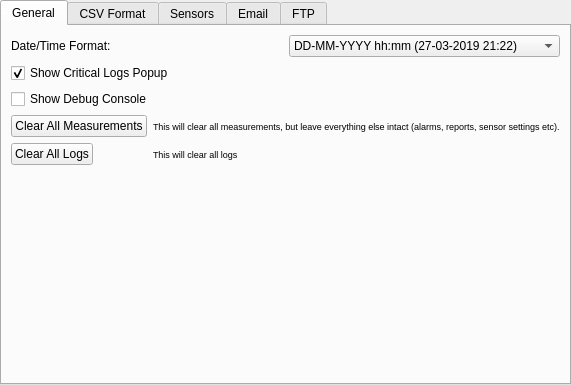
<?xml version="1.0" encoding="UTF-8"?>
<ui version="4.0">
 <class>SettingsWidget</class>
 <widget class="QWidget" name="SettingsWidget">
  <property name="geometry">
   <rect>
    <x>0</x>
    <y>0</y>
    <width>527</width>
    <height>385</height>
   </rect>
  </property>
  <property name="windowTitle">
   <string>Form</string>
  </property>
  <layout class="QVBoxLayout" name="verticalLayout">
   <property name="leftMargin">
    <number>0</number>
   </property>
   <property name="topMargin">
    <number>0</number>
   </property>
   <property name="rightMargin">
    <number>0</number>
   </property>
   <property name="bottomMargin">
    <number>0</number>
   </property>
   <item>
    <widget class="QTabWidget" name="tabWidget">
     <property name="currentIndex">
      <number>0</number>
     </property>
     <widget class="QWidget" name="generalTab">
      <attribute name="icon">
       <iconset resource="../res/res.qrc">
        <normaloff>:/icons/ui/setup.png</normaloff>:/icons/ui/setup.png</iconset>
      </attribute>
      <attribute name="title">
       <string>General</string>
      </attribute>
      <layout class="QGridLayout" name="gridLayout_3">
       <item row="0" column="1">
        <widget class="QComboBox" name="dateTimeFormat">
         <item>
          <property name="text">
           <string>DD-MM-YYYY hh:mm (27-03-2019 21:22)</string>
          </property>
         </item>
         <item>
          <property name="text">
           <string>YYYY/MM/DD hh:mm (2019/03/27 21:22)</string>
          </property>
         </item>
         <item>
          <property name="text">
           <string>YYYY-MM-DD hh:mm (2019-03-27 21:22)</string>
          </property>
         </item>
         <item>
          <property name="text">
           <string>MM/DD/YYYY hh:mm (03/27/2019 21:22)</string>
          </property>
         </item>
        </widget>
       </item>
       <item row="0" column="0">
        <widget class="QLabel" name="label_28">
         <property name="text">
          <string>Date/Time Format:</string>
         </property>
        </widget>
       </item>
       <item row="3" column="0" colspan="2">
        <widget class="QWidget" name="clearDataSection" native="true">
         <layout class="QFormLayout" name="formLayout_3">
          <property name="leftMargin">
           <number>0</number>
          </property>
          <property name="topMargin">
           <number>0</number>
          </property>
          <property name="rightMargin">
           <number>0</number>
          </property>
          <property name="bottomMargin">
           <number>0</number>
          </property>
          <item row="0" column="0">
           <widget class="QPushButton" name="clearMeasurements">
            <property name="text">
             <string>Clear All Measurements</string>
            </property>
           </widget>
          </item>
          <item row="0" column="1">
           <widget class="QLabel" name="label_31">
            <property name="font">
             <font>
              <pointsize>7</pointsize>
             </font>
            </property>
            <property name="text">
             <string>This will clear all measurements, but leave everything else intact (alarms, reports, sensor settings etc).</string>
            </property>
           </widget>
          </item>
          <item row="1" column="0">
           <widget class="QPushButton" name="clearLogs">
            <property name="text">
             <string>Clear All Logs</string>
            </property>
           </widget>
          </item>
          <item row="1" column="1">
           <widget class="QLabel" name="label_32">
            <property name="font">
             <font>
              <pointsize>7</pointsize>
             </font>
            </property>
            <property name="text">
             <string>This will clear all logs</string>
            </property>
           </widget>
          </item>
         </layout>
        </widget>
       </item>
       <item row="1" column="0">
        <widget class="QCheckBox" name="showCriticalLogsPopup">
         <property name="text">
          <string>Show Critical Logs Popup</string>
         </property>
         <property name="checked">
          <bool>true</bool>
         </property>
        </widget>
       </item>
       <item row="4" column="0">
        <spacer name="verticalSpacer_4">
         <property name="orientation">
          <enum>Qt::Vertical</enum>
         </property>
         <property name="sizeHint" stdset="0">
          <size>
           <width>20</width>
           <height>40</height>
          </size>
         </property>
        </spacer>
       </item>
       <item row="2" column="0" colspan="2">
        <widget class="QCheckBox" name="showDebugConsole">
         <property name="text">
          <string>Show Debug Console</string>
         </property>
        </widget>
       </item>
      </layout>
     </widget>
     <widget class="CsvSettingsWidget" name="csvTab">
      <attribute name="icon">
       <iconset resource="../res/res.qrc">
        <normaloff>:/icons/ui/export.png</normaloff>:/icons/ui/export.png</iconset>
      </attribute>
      <attribute name="title">
       <string>CSV Format</string>
      </attribute>
      <layout class="QVBoxLayout" name="verticalLayout_2">
       <property name="leftMargin">
        <number>6</number>
       </property>
       <property name="topMargin">
        <number>6</number>
       </property>
       <property name="rightMargin">
        <number>6</number>
       </property>
       <property name="bottomMargin">
        <number>6</number>
       </property>
      </layout>
     </widget>
     <widget class="QWidget" name="sensorsTab">
      <attribute name="icon">
       <iconset resource="../res/res.qrc">
        <normaloff>:/icons/ui/sensor.png</normaloff>:/icons/ui/sensor.png</iconset>
      </attribute>
      <attribute name="title">
       <string>Sensors</string>
      </attribute>
      <layout class="QVBoxLayout" name="verticalLayout_12">
       <property name="spacing">
        <number>2</number>
       </property>
       <property name="leftMargin">
        <number>4</number>
       </property>
       <property name="topMargin">
        <number>4</number>
       </property>
       <property name="rightMargin">
        <number>4</number>
       </property>
       <property name="bottomMargin">
        <number>4</number>
       </property>
       <item>
        <widget class="QWidget" name="widget_7" native="true">
         <layout class="QHBoxLayout" name="horizontalLayout">
          <property name="leftMargin">
           <number>0</number>
          </property>
          <property name="topMargin">
           <number>0</number>
          </property>
          <property name="rightMargin">
           <number>0</number>
          </property>
          <property name="bottomMargin">
           <number>0</number>
          </property>
          <item>
           <widget class="QWidget" name="widget_6" native="true">
            <property name="sizePolicy">
             <sizepolicy hsizetype="MinimumExpanding" vsizetype="Preferred">
              <horstretch>0</horstretch>
              <verstretch>0</verstretch>
             </sizepolicy>
            </property>
            <layout class="QFormLayout" name="formLayout_5">
             <property name="verticalSpacing">
              <number>6</number>
             </property>
             <item row="0" column="0">
              <widget class="QLabel" name="label_6">
               <property name="text">
                <string>Measurement Period</string>
               </property>
              </widget>
             </item>
             <item row="0" column="1">
              <widget class="QDoubleSpinBox" name="sensorsMeasurementPeriod">
               <property name="suffix">
                <string> minutes</string>
               </property>
               <property name="decimals">
                <number>1</number>
               </property>
               <property name="minimum">
                <double>0.100000000000000</double>
               </property>
               <property name="value">
                <double>5.000000000000000</double>
               </property>
              </widget>
             </item>
             <item row="1" column="0">
              <widget class="QLabel" name="label_7">
               <property name="text">
                <string>Comms Period</string>
               </property>
              </widget>
             </item>
             <item row="1" column="1">
              <widget class="QDoubleSpinBox" name="sensorsCommsPeriod">
               <property name="suffix">
                <string> minutes</string>
               </property>
               <property name="decimals">
                <number>1</number>
               </property>
               <property name="minimum">
                <double>0.100000000000000</double>
               </property>
               <property name="value">
                <double>15.000000000000000</double>
               </property>
              </widget>
             </item>
             <item row="4" column="0">
              <widget class="QLabel" name="label_9">
               <property name="text">
                <string>Actual Comms Period</string>
               </property>
              </widget>
             </item>
             <item row="5" column="0" colspan="2">
              <widget class="QLabel" name="label_16">
               <property name="font">
                <font>
                 <pointsize>7</pointsize>
                </font>
               </property>
               <property name="text">
                <string>The actual comms period takes into account the number or sensors so that each sensor has about 10 seconds of time to communicate. It can result in comms periods larger that the one configured.</string>
               </property>
               <property name="wordWrap">
                <bool>true</bool>
               </property>
              </widget>
             </item>
             <item row="7" column="0">
              <widget class="QLabel" name="label_15">
               <property name="text">
                <string>Transmission Power</string>
               </property>
              </widget>
             </item>
             <item row="7" column="1">
              <widget class="QSpinBox" name="radioPower">
               <property name="suffix">
                <string> dBm</string>
               </property>
               <property name="minimum">
                <number>-3</number>
               </property>
               <property name="maximum">
                <number>17</number>
               </property>
               <property name="value">
                <number>10</number>
               </property>
              </widget>
             </item>
             <item row="8" column="0" colspan="2">
              <widget class="QLabel" name="label_18">
               <property name="font">
                <font>
                 <pointsize>7</pointsize>
                </font>
               </property>
               <property name="text">
                <string>Transmission Power severy affects the sensor battery life and range. Every 6 dBm roughly double the line-of-sight range. Walls and obstacles reduce the range significantly.</string>
               </property>
               <property name="wordWrap">
                <bool>true</bool>
               </property>
              </widget>
             </item>
             <item row="4" column="1">
              <widget class="QLabel" name="sensorsComputedCommsPeriod">
               <property name="text">
                <string>1.0</string>
               </property>
              </widget>
             </item>
             <item row="10" column="0">
              <widget class="QLabel" name="label_29">
               <property name="text">
                <string>Retries</string>
               </property>
              </widget>
             </item>
             <item row="10" column="1">
              <widget class="QSpinBox" name="retries">
               <property name="minimum">
                <number>1</number>
               </property>
               <property name="maximum">
                <number>10</number>
               </property>
               <property name="value">
                <number>2</number>
               </property>
              </widget>
             </item>
             <item row="11" column="0" colspan="2">
              <widget class="QLabel" name="label_30">
               <property name="font">
                <font>
                 <pointsize>7</pointsize>
                </font>
               </property>
               <property name="text">
                <string>How many times does the sensor try to reach the base station. Use more if you get blackouts often. Note: this will edcrease battery life if there is interference, as the sensor will communicate more.</string>
               </property>
               <property name="wordWrap">
                <bool>true</bool>
               </property>
              </widget>
             </item>
             <item row="9" column="0" colspan="2">
              <spacer name="verticalSpacer_5">
               <property name="orientation">
                <enum>Qt::Vertical</enum>
               </property>
               <property name="sizeHint" stdset="0">
                <size>
                 <width>10</width>
                 <height>4</height>
                </size>
               </property>
              </spacer>
             </item>
             <item row="6" column="0" colspan="2">
              <spacer name="verticalSpacer_6">
               <property name="orientation">
                <enum>Qt::Vertical</enum>
               </property>
               <property name="sizeHint" stdset="0">
                <size>
                 <width>10</width>
                 <height>4</height>
                </size>
               </property>
              </spacer>
             </item>
             <item row="2" column="0" colspan="2">
              <spacer name="verticalSpacer_7">
               <property name="orientation">
                <enum>Qt::Vertical</enum>
               </property>
               <property name="sizeHint" stdset="0">
                <size>
                 <width>10</width>
                 <height>4</height>
                </size>
               </property>
              </spacer>
             </item>
            </layout>
           </widget>
          </item>
          <item>
           <widget class="QWidget" name="widget_3" native="true">
            <property name="sizePolicy">
             <sizepolicy hsizetype="MinimumExpanding" vsizetype="Preferred">
              <horstretch>0</horstretch>
              <verstretch>0</verstretch>
             </sizepolicy>
            </property>
            <layout class="QFormLayout" name="formLayout">
             <item row="0" column="0">
              <widget class="QLabel" name="label_23">
               <property name="text">
                <string>Battery Capacity:</string>
               </property>
              </widget>
             </item>
             <item row="0" column="1">
              <widget class="QSpinBox" name="batteryCapacity">
               <property name="suffix">
                <string> mAh</string>
               </property>
               <property name="minimum">
                <number>100</number>
               </property>
               <property name="maximum">
                <number>3000</number>
               </property>
               <property name="value">
                <number>1300</number>
               </property>
              </widget>
             </item>
             <item row="1" column="0">
              <widget class="QLabel" name="label_17">
               <property name="text">
                <string>Estimated Battery Life:</string>
               </property>
              </widget>
             </item>
             <item row="1" column="1">
              <widget class="QLabel" name="batteryLife">
               <property name="text">
                <string>1 day</string>
               </property>
              </widget>
             </item>
             <item row="2" column="0" colspan="2">
              <widget class="QLabel" name="label_20">
               <property name="font">
                <font>
                 <pointsize>7</pointsize>
                </font>
               </property>
               <property name="text">
                <string>Note #1: The battery life is an estimation based on the current settings (Actual Comms Period, Measurement Period &amp; Transmission Power).</string>
               </property>
               <property name="wordWrap">
                <bool>true</bool>
               </property>
              </widget>
             </item>
             <item row="3" column="0" colspan="2">
              <widget class="QLabel" name="label_21">
               <property name="font">
                <font>
                 <pointsize>7</pointsize>
                </font>
               </property>
               <property name="text">
                <string>Note #2: Battery capacity varies a lot with temperature: low temperatures reduce the battery capacity.</string>
               </property>
               <property name="wordWrap">
                <bool>true</bool>
               </property>
              </widget>
             </item>
             <item row="4" column="0" colspan="2">
              <widget class="QLabel" name="label_22">
               <property name="font">
                <font>
                 <pointsize>7</pointsize>
                </font>
               </property>
               <property name="text">
                <string>Note #3: Check the datasheet of your battery to find out the capacity and enter that value in the box above for more accurate estimations.</string>
               </property>
               <property name="wordWrap">
                <bool>true</bool>
               </property>
              </widget>
             </item>
             <item row="5" column="0" colspan="2">
              <spacer name="verticalSpacer">
               <property name="orientation">
                <enum>Qt::Vertical</enum>
               </property>
               <property name="sizeHint" stdset="0">
                <size>
                 <width>20</width>
                 <height>40</height>
                </size>
               </property>
              </spacer>
             </item>
            </layout>
           </widget>
          </item>
         </layout>
        </widget>
       </item>
       <item>
        <widget class="QWidget" name="widget_9" native="true">
         <layout class="QFormLayout" name="formLayout_2">
          <item row="0" column="0">
           <widget class="QWidget" name="widget_10" native="true">
            <layout class="QHBoxLayout" name="horizontalLayout_6">
             <property name="leftMargin">
              <number>0</number>
             </property>
             <property name="topMargin">
              <number>0</number>
             </property>
             <property name="rightMargin">
              <number>0</number>
             </property>
             <property name="bottomMargin">
              <number>0</number>
             </property>
             <item>
              <widget class="QLabel" name="batteryIcon">
               <property name="text">
                <string/>
               </property>
              </widget>
             </item>
             <item>
              <widget class="QLabel" name="label_25">
               <property name="text">
                <string>Battery Alert Threshold:</string>
               </property>
              </widget>
             </item>
            </layout>
           </widget>
          </item>
          <item row="0" column="1">
           <widget class="QDoubleSpinBox" name="batteryAlertThreshold">
            <property name="suffix">
             <string>%</string>
            </property>
            <property name="decimals">
             <number>1</number>
            </property>
            <property name="maximum">
             <double>80.000000000000000</double>
            </property>
            <property name="value">
             <double>10.000000000000000</double>
            </property>
           </widget>
          </item>
          <item row="2" column="0">
           <widget class="QWidget" name="widget_11" native="true">
            <layout class="QHBoxLayout" name="horizontalLayout_7">
             <property name="leftMargin">
              <number>0</number>
             </property>
             <property name="topMargin">
              <number>0</number>
             </property>
             <property name="rightMargin">
              <number>0</number>
             </property>
             <property name="bottomMargin">
              <number>0</number>
             </property>
             <item>
              <widget class="QLabel" name="signalStrengthIcon">
               <property name="text">
                <string/>
               </property>
              </widget>
             </item>
             <item>
              <widget class="QLabel" name="label_27">
               <property name="text">
                <string>Signal Strength Alert Threshold:</string>
               </property>
              </widget>
             </item>
            </layout>
           </widget>
          </item>
          <item row="2" column="1">
           <widget class="QDoubleSpinBox" name="signalStrengthAlertThreshold">
            <property name="suffix">
             <string>%</string>
            </property>
            <property name="decimals">
             <number>1</number>
            </property>
            <property name="maximum">
             <double>80.000000000000000</double>
            </property>
            <property name="value">
             <double>10.000000000000000</double>
            </property>
           </widget>
          </item>
          <item row="1" column="0" colspan="2">
           <widget class="QLabel" name="label_24">
            <property name="font">
             <font>
              <pointsize>7</pointsize>
             </font>
            </property>
            <property name="text">
             <string>Alarms will be triggered when the battery level drops under tis percentage.</string>
            </property>
           </widget>
          </item>
          <item row="3" column="0" colspan="2">
           <widget class="QLabel" name="label_26">
            <property name="font">
             <font>
              <pointsize>7</pointsize>
             </font>
            </property>
            <property name="text">
             <string>Alarms will be triggered when the average sensor signal strength drops under this percentage.</string>
            </property>
           </widget>
          </item>
         </layout>
        </widget>
       </item>
      </layout>
     </widget>
     <widget class="QWidget" name="emailTab">
      <attribute name="icon">
       <iconset resource="../res/res.qrc">
        <normaloff>:/icons/ui/email.png</normaloff>:/icons/ui/email.png</iconset>
      </attribute>
      <attribute name="title">
       <string>Email</string>
      </attribute>
      <layout class="QVBoxLayout" name="verticalLayout_7">
       <property name="spacing">
        <number>2</number>
       </property>
       <property name="leftMargin">
        <number>4</number>
       </property>
       <property name="topMargin">
        <number>4</number>
       </property>
       <property name="rightMargin">
        <number>4</number>
       </property>
       <property name="bottomMargin">
        <number>4</number>
       </property>
       <item>
        <widget class="QWidget" name="widget" native="true">
         <layout class="QGridLayout" name="gridLayout_2">
          <property name="verticalSpacing">
           <number>6</number>
          </property>
          <item row="1" column="0">
           <widget class="QLabel" name="label">
            <property name="text">
             <string>SMTP server address:</string>
            </property>
           </widget>
          </item>
          <item row="6" column="1" colspan="3">
           <widget class="QListWidget" name="emailRecipientList"/>
          </item>
          <item row="2" column="3">
           <widget class="QComboBox" name="emailConnection">
            <property name="currentIndex">
             <number>0</number>
            </property>
            <item>
             <property name="text">
              <string>SSL</string>
             </property>
            </item>
            <item>
             <property name="text">
              <string>TLS</string>
             </property>
            </item>
            <item>
             <property name="text">
              <string>Standard (Unencrypted)</string>
             </property>
            </item>
           </widget>
          </item>
          <item row="1" column="1" colspan="3">
           <widget class="QLineEdit" name="emailHost">
            <property name="text">
             <string/>
            </property>
            <property name="placeholderText">
             <string/>
            </property>
           </widget>
          </item>
          <item row="6" column="0">
           <widget class="QLabel" name="label_4">
            <property name="text">
             <string>Recipients:</string>
            </property>
           </widget>
          </item>
          <item row="7" column="1" colspan="3">
           <widget class="QWidget" name="widget_8" native="true">
            <layout class="QHBoxLayout" name="horizontalLayout_5">
             <property name="leftMargin">
              <number>0</number>
             </property>
             <property name="topMargin">
              <number>0</number>
             </property>
             <property name="rightMargin">
              <number>0</number>
             </property>
             <property name="bottomMargin">
              <number>0</number>
             </property>
             <item>
              <widget class="QPushButton" name="emailAddRecipient">
               <property name="text">
                <string/>
               </property>
               <property name="icon">
                <iconset resource="../res/res.qrc">
                 <normaloff>:/icons/ui/add.png</normaloff>:/icons/ui/add.png</iconset>
               </property>
               <property name="iconSize">
                <size>
                 <width>16</width>
                 <height>16</height>
                </size>
               </property>
              </widget>
             </item>
             <item>
              <widget class="QPushButton" name="emailRemoveRecipient">
               <property name="text">
                <string/>
               </property>
               <property name="icon">
                <iconset resource="../res/res.qrc">
                 <normaloff>:/icons/ui/error.png</normaloff>:/icons/ui/error.png</iconset>
               </property>
               <property name="iconSize">
                <size>
                 <width>16</width>
                 <height>16</height>
                </size>
               </property>
              </widget>
             </item>
             <item>
              <spacer name="horizontalSpacer_4">
               <property name="orientation">
                <enum>Qt::Horizontal</enum>
               </property>
               <property name="sizeHint" stdset="0">
                <size>
                 <width>516</width>
                 <height>20</height>
                </size>
               </property>
              </spacer>
             </item>
            </layout>
           </widget>
          </item>
          <item row="2" column="0">
           <widget class="QLabel" name="label_5">
            <property name="text">
             <string>SMTP Port:</string>
            </property>
           </widget>
          </item>
          <item row="5" column="1" colspan="3">
           <widget class="QLineEdit" name="emailSender">
            <property name="text">
             <string>Sense Monitoring System</string>
            </property>
           </widget>
          </item>
          <item row="4" column="1" colspan="3">
           <widget class="QLineEdit" name="emailPassword">
            <property name="echoMode">
             <enum>QLineEdit::Password</enum>
            </property>
           </widget>
          </item>
          <item row="5" column="0">
           <widget class="QLabel" name="label_8">
            <property name="text">
             <string>Sender:</string>
            </property>
           </widget>
          </item>
          <item row="4" column="0">
           <widget class="QLabel" name="label_3">
            <property name="text">
             <string>Password:</string>
            </property>
           </widget>
          </item>
          <item row="3" column="0">
           <widget class="QLabel" name="label_2">
            <property name="text">
             <string>Username:</string>
            </property>
           </widget>
          </item>
          <item row="2" column="1" colspan="2">
           <widget class="QSpinBox" name="emailPort">
            <property name="maximum">
             <number>65535</number>
            </property>
            <property name="value">
             <number>465</number>
            </property>
           </widget>
          </item>
          <item row="3" column="1" colspan="3">
           <widget class="QLineEdit" name="emailUsername">
            <property name="placeholderText">
             <string/>
            </property>
           </widget>
          </item>
          <item row="0" column="0">
           <widget class="QLabel" name="label_19">
            <property name="text">
             <string>SMTP Provider:</string>
            </property>
           </widget>
          </item>
          <item row="0" column="1">
           <widget class="QComboBox" name="emailSmtpProviderPreset">
            <item>
             <property name="text">
              <string>Custom</string>
             </property>
            </item>
            <item>
             <property name="text">
              <string>Gmail</string>
             </property>
            </item>
           </widget>
          </item>
         </layout>
        </widget>
       </item>
       <item>
        <spacer name="verticalSpacer_3">
         <property name="orientation">
          <enum>Qt::Vertical</enum>
         </property>
         <property name="sizeHint" stdset="0">
          <size>
           <width>20</width>
           <height>40</height>
          </size>
         </property>
        </spacer>
       </item>
       <item>
        <widget class="QWidget" name="widget_4" native="true">
         <layout class="QHBoxLayout" name="horizontalLayout_4">
          <item>
           <spacer name="horizontalSpacer_3">
            <property name="orientation">
             <enum>Qt::Horizontal</enum>
            </property>
            <property name="sizeHint" stdset="0">
             <size>
              <width>40</width>
              <height>20</height>
             </size>
            </property>
           </spacer>
          </item>
          <item>
           <widget class="QPushButton" name="emailTest">
            <property name="text">
             <string>Test</string>
            </property>
           </widget>
          </item>
         </layout>
        </widget>
       </item>
      </layout>
     </widget>
     <widget class="QWidget" name="ftpTab">
      <attribute name="icon">
       <iconset resource="../res/res.qrc">
        <normaloff>:/icons/ui/ftp.png</normaloff>:/icons/ui/ftp.png</iconset>
      </attribute>
      <attribute name="title">
       <string>FTP</string>
      </attribute>
      <layout class="QVBoxLayout" name="verticalLayout_11">
       <property name="spacing">
        <number>2</number>
       </property>
       <property name="leftMargin">
        <number>4</number>
       </property>
       <property name="topMargin">
        <number>4</number>
       </property>
       <property name="rightMargin">
        <number>4</number>
       </property>
       <property name="bottomMargin">
        <number>4</number>
       </property>
       <item>
        <widget class="QWidget" name="widget_2" native="true">
         <layout class="QGridLayout" name="gridLayout">
          <property name="verticalSpacing">
           <number>6</number>
          </property>
          <item row="0" column="1" colspan="2">
           <widget class="QLineEdit" name="ftpHost">
            <property name="text">
             <string>ftp://server.com</string>
            </property>
           </widget>
          </item>
          <item row="4" column="0">
           <widget class="QLabel" name="label_10">
            <property name="text">
             <string>Folder</string>
            </property>
           </widget>
          </item>
          <item row="4" column="1">
           <widget class="QLineEdit" name="ftpFolder"/>
          </item>
          <item row="5" column="0">
           <widget class="QCheckBox" name="ftpUploadBackups">
            <property name="text">
             <string>Upload Backups Every</string>
            </property>
           </widget>
          </item>
          <item row="2" column="0">
           <widget class="QLabel" name="label_12">
            <property name="text">
             <string>Username</string>
            </property>
           </widget>
          </item>
          <item row="0" column="0">
           <widget class="QLabel" name="label_11">
            <property name="text">
             <string>Server address</string>
            </property>
           </widget>
          </item>
          <item row="3" column="0">
           <widget class="QLabel" name="label_13">
            <property name="text">
             <string>Password</string>
            </property>
           </widget>
          </item>
          <item row="2" column="1" colspan="2">
           <widget class="QLineEdit" name="ftpUsername"/>
          </item>
          <item row="3" column="1" colspan="2">
           <widget class="QLineEdit" name="ftpPassword">
            <property name="echoMode">
             <enum>QLineEdit::PasswordEchoOnEdit</enum>
            </property>
           </widget>
          </item>
          <item row="4" column="2">
           <widget class="QPushButton" name="ftpBrowse">
            <property name="sizePolicy">
             <sizepolicy hsizetype="Minimum" vsizetype="Minimum">
              <horstretch>0</horstretch>
              <verstretch>0</verstretch>
             </sizepolicy>
            </property>
            <property name="text">
             <string/>
            </property>
            <property name="icon">
             <iconset resource="../res/res.qrc">
              <normaloff>:/icons/ui/ftp.png</normaloff>:/icons/ui/ftp.png</iconset>
            </property>
            <property name="iconSize">
             <size>
              <width>16</width>
              <height>16</height>
             </size>
            </property>
           </widget>
          </item>
          <item row="5" column="1" colspan="2">
           <widget class="QSpinBox" name="ftpBackupPeriod">
            <property name="enabled">
             <bool>false</bool>
            </property>
            <property name="suffix">
             <string> day(s)</string>
            </property>
            <property name="minimum">
             <number>1</number>
            </property>
            <property name="maximum">
             <number>99999</number>
            </property>
           </widget>
          </item>
          <item row="1" column="0">
           <widget class="QLabel" name="label_14">
            <property name="text">
             <string>Server port</string>
            </property>
           </widget>
          </item>
          <item row="1" column="1" colspan="2">
           <widget class="QSpinBox" name="ftpPort">
            <property name="minimum">
             <number>1</number>
            </property>
            <property name="maximum">
             <number>65535</number>
            </property>
            <property name="value">
             <number>21</number>
            </property>
           </widget>
          </item>
         </layout>
        </widget>
       </item>
       <item>
        <spacer name="verticalSpacer_2">
         <property name="orientation">
          <enum>Qt::Vertical</enum>
         </property>
         <property name="sizeHint" stdset="0">
          <size>
           <width>20</width>
           <height>40</height>
          </size>
         </property>
        </spacer>
       </item>
       <item>
        <widget class="QWidget" name="widget_5" native="true">
         <layout class="QHBoxLayout" name="horizontalLayout_3">
          <item>
           <spacer name="horizontalSpacer_2">
            <property name="orientation">
             <enum>Qt::Horizontal</enum>
            </property>
            <property name="sizeHint" stdset="0">
             <size>
              <width>40</width>
              <height>20</height>
             </size>
            </property>
           </spacer>
          </item>
          <item>
           <widget class="QPushButton" name="ftpTest">
            <property name="text">
             <string>Test</string>
            </property>
           </widget>
          </item>
         </layout>
        </widget>
       </item>
      </layout>
     </widget>
    </widget>
   </item>
  </layout>
 </widget>
 <customwidgets>
  <customwidget>
   <class>CsvSettingsWidget</class>
   <extends>QWidget</extends>
   <header>CsvSettingsWidget.h</header>
   <container>1</container>
  </customwidget>
 </customwidgets>
 <tabstops>
  <tabstop>ftpUploadBackups</tabstop>
  <tabstop>ftpBackupPeriod</tabstop>
  <tabstop>ftpTest</tabstop>
  <tabstop>sensorsMeasurementPeriod</tabstop>
  <tabstop>sensorsCommsPeriod</tabstop>
  <tabstop>radioPower</tabstop>
  <tabstop>batteryCapacity</tabstop>
  <tabstop>batteryAlertThreshold</tabstop>
  <tabstop>signalStrengthAlertThreshold</tabstop>
  <tabstop>tabWidget</tabstop>
  <tabstop>dateTimeFormat</tabstop>
  <tabstop>showDebugConsole</tabstop>
  <tabstop>emailAddRecipient</tabstop>
  <tabstop>emailPort</tabstop>
  <tabstop>emailSmtpProviderPreset</tabstop>
  <tabstop>emailRecipientList</tabstop>
  <tabstop>emailConnection</tabstop>
  <tabstop>emailHost</tabstop>
  <tabstop>emailSender</tabstop>
  <tabstop>emailRemoveRecipient</tabstop>
  <tabstop>emailUsername</tabstop>
  <tabstop>emailPassword</tabstop>
  <tabstop>emailTest</tabstop>
  <tabstop>ftpPort</tabstop>
  <tabstop>ftpUsername</tabstop>
  <tabstop>ftpHost</tabstop>
  <tabstop>ftpFolder</tabstop>
  <tabstop>ftpPassword</tabstop>
  <tabstop>ftpBrowse</tabstop>
 </tabstops>
 <resources>
  <include location="../res/res.qrc"/>
 </resources>
 <connections/>
</ui>
